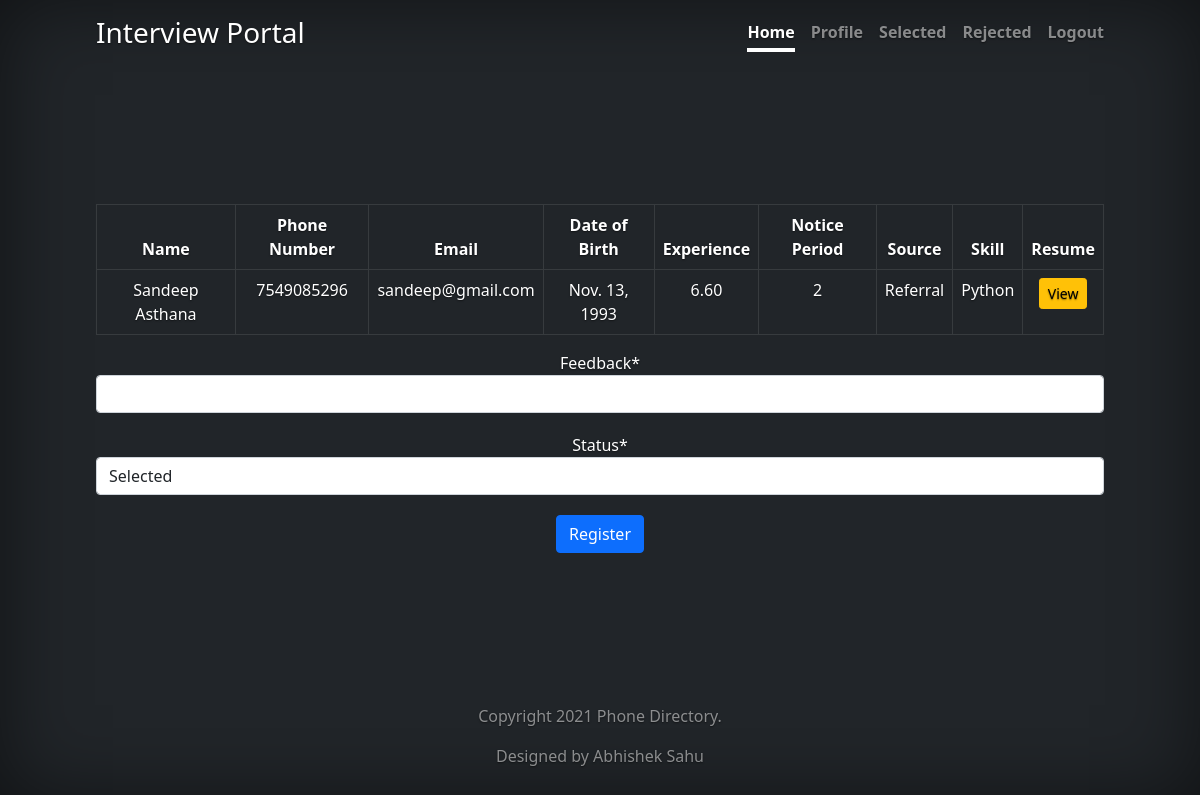
Screenshot of /employee/feedback/2/ (signed in) with the database file from the repository.
### candidate/models.py (models this page shows, shortened)
class Candidate(models.Model):
    source_choices = (('Referral', 'Referral'), ('Job Portal', 'Job Portal'), ('Walk In', 'Walk In'))
    skill_choices = (('Python', 'Python'), ('Java', 'Java'))
    result_choice = (('Selected', 'Selected'), ('Rejected', 'Rejected'), ('Pending', 'Pending'))
    username = models.OneToOneField(User,related_name='+',on_delete=models.CASCADE)
    first_name = models.CharField(verbose_name='First Name',null=False,blank=False,max_length=50)
    last_name = models.CharField(verbose_name='Last Name',null=False,blank=False,max_length=50)
    email = models.EmailField(verbose_name='Email',unique=True,null=False,blank=False)
    phone = models.PositiveBigIntegerField(verbose_name='Phone Number',unique=True,null=False,blank=False)
    dateofbirth = models.DateField(verbose_name='Date of Birth',null=False,blank=False)
    experience = models.DecimalField(verbose_name='Experience',null=False,blank=False,max_digits=5, decimal_places=2,help_text='Please enter in years')
    noticeperiod = models.IntegerField(verbose_name='Notice Period', blank=False, null=False,help_text='Please enter in months')
    source = models.CharField(verbose_name='Source', max_length=10, choices=source_choices, default='Walk In')
    skill = models.CharField(max_length=10, default='Python', choices=skill_choices, null=False, blank=False)
    resume = models.FileField(verbose_name='Resume', upload_to='documents/')
    created_at = models.DateTimeField(verbose_name='Created At', auto_now=False, auto_now_add=True)
    updated_at = models.DateTimeField(verbose_name='Updated At', auto_now=True, auto_now_add=False)
    status = models.CharField(verbose_name='Status', default='Pending',choices=result_choice , max_length= 50)
    class Meta:
        ordering = ['-created_at','-updated_at']
        verbose_name = "Candidate"
        verbose_name_plural = "Candidates"

### employee/views.py (the view, shortened to what this page needs)
# urls.py: path('feedback/<int:id>/',views.employeeFeedback,name='employee-feedback'),
def employeeFeedback(request,id=None):
    form = EmployeeFeedbackForm(request.POST or None)
    candidate = Candidate.objects.filter(id=id).first()
    qs_candidate_result = CandidateResult.objects.filter(candidate_id=candidate)
    qs_employee = Employee.objects.filter(employee_username=request.user).first()
    registered = False
    return render(request, 'employee/feedback.html',{'form': form, 'registered': registered,'candidate':candidate,'candidate_result':qs_candidate_result.first()})

### employee/forms.py
class EmployeeFeedbackForm(forms.Form):
    feedback = forms.CharField(label = 'Feedback', max_length= 300, required=True)
    status   = forms.ChoiceField(label = 'Status', choices=(('Selected','Selected'),('Rejected','Rejected')), required=True)

### employee/views.py (called while the page is built)
def isEmployee(employee):
    emp_qs = Employee.objects.filter(employee_username=employee)
    return emp_qs.exists()

### employee/templates/employee/feedback.html (shortened to what this page needs)
{% extends 'Employee/base.html' %}
{% load crispy_forms_tags %}
{% load bootstrap4 %}
{% block content %}
<table class="table table-hover table-dark table-bordered">
 <thead>
   <tr>
     <th scope="col">Name</th>
     <th scope="col">Phone Number</th>
     <th scope="col">Email</th>
     <th scope="col">Date of Birth</th>
     <th scope="col">Experience</th>
     <th scope="col">Notice Period</th>
     <th scope="col">Source</th>
     <th scope="col">Skill</th>
     <th scope="col">Resume</th>
   </tr>
 </thead>
 <tbody>
   <tr>
     <td>{{candidate.first_name}} {{candidate.last_name}}</td>
     <td>{{candidate.phone}}</td>
     <td>{{candidate.email}}</td>
     <td>{{candidate.dateofbirth}}</td>
     <td>{{candidate.experience}}</td>
     <td>{{candidate.noticeperiod}}</td>
     <td>{{candidate.source}}</td>
     <td>{{candidate.skill}}</td>
     <td>
         <a href="{{candidate.resume.url}}" class="btn btn-warning btn-sm">View</a>
     </td>
   </tr>
 </tbody>
</table>
<form method = 'POST' enctype="multipart/form-data"> {% csrf_token %}
{{form|crispy}}
<input type="submit" class="btn btn-primary" value="Register"></input>
</form>
{% endblock content %}

### employee/templates/employee/base.html (style rules this page uses)
.form-group { margin-bottom: 20px; }
body { text-shadow: 0 .05rem .1rem rgba(0, 0, 0, .5); box-shadow: inset 0 0 5rem rgba(0, 0, 0, .5); }

### rows the page displays
Candidate: first_name "Sandeep", last_name "Asthana", phone "7549085296", email "sandeep@gmail.com", dateofbirth "Nov. 13, 1993", experience "6.60", noticeperiod "2", source "Referral", skill "Python"
